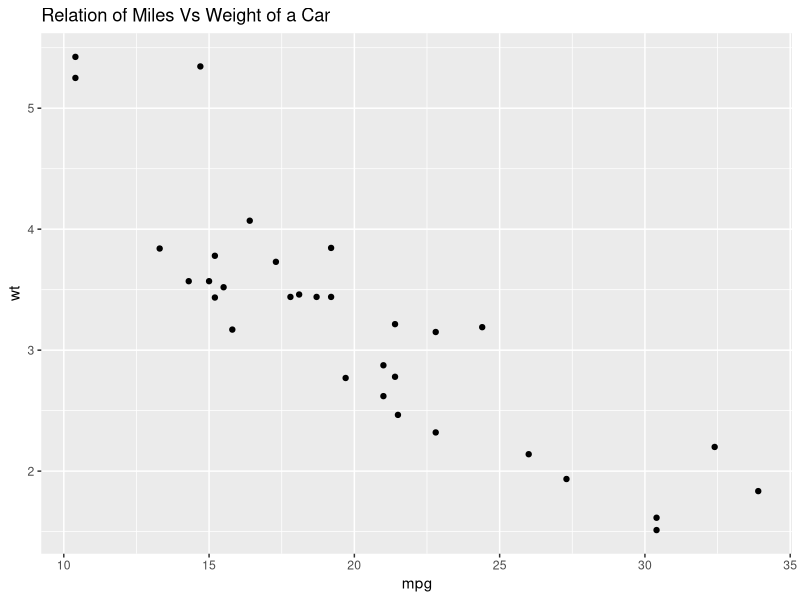
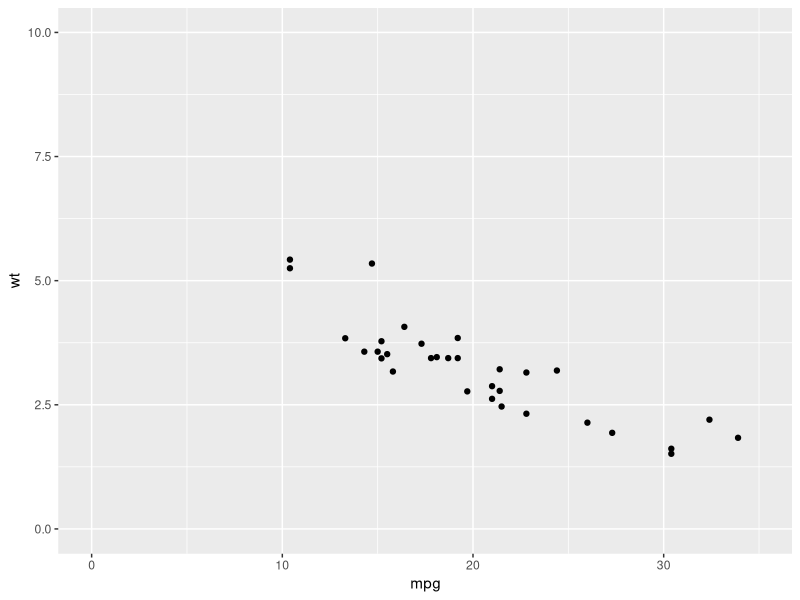
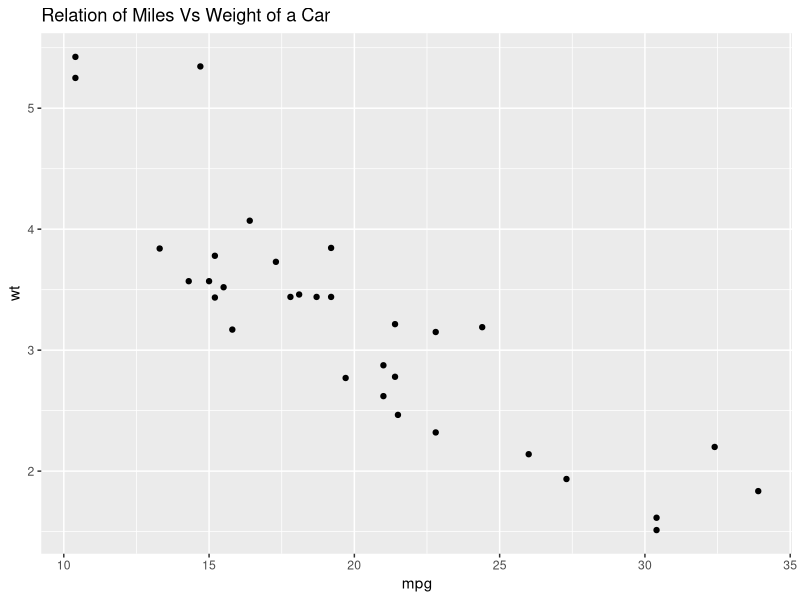
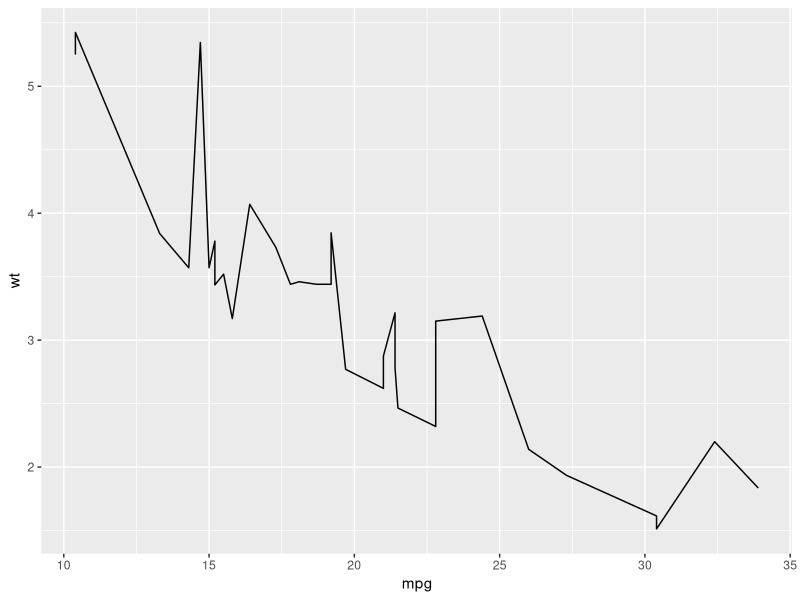
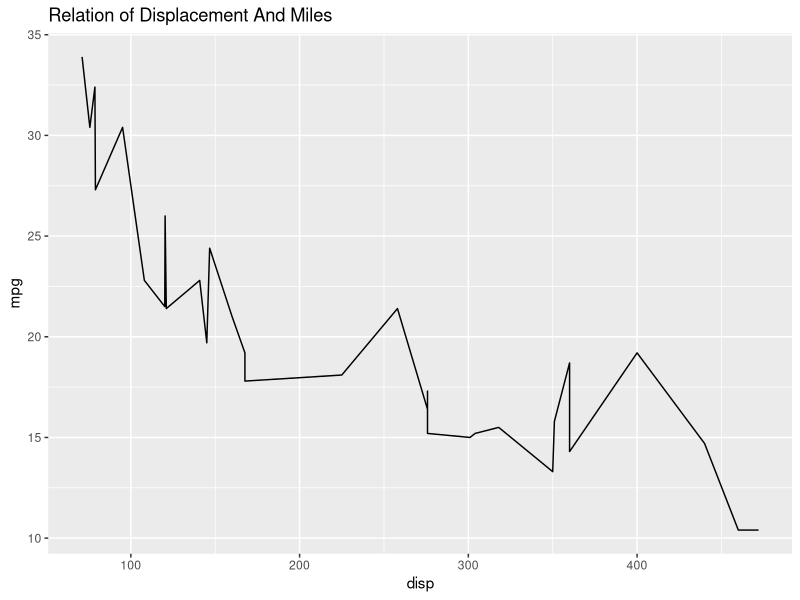
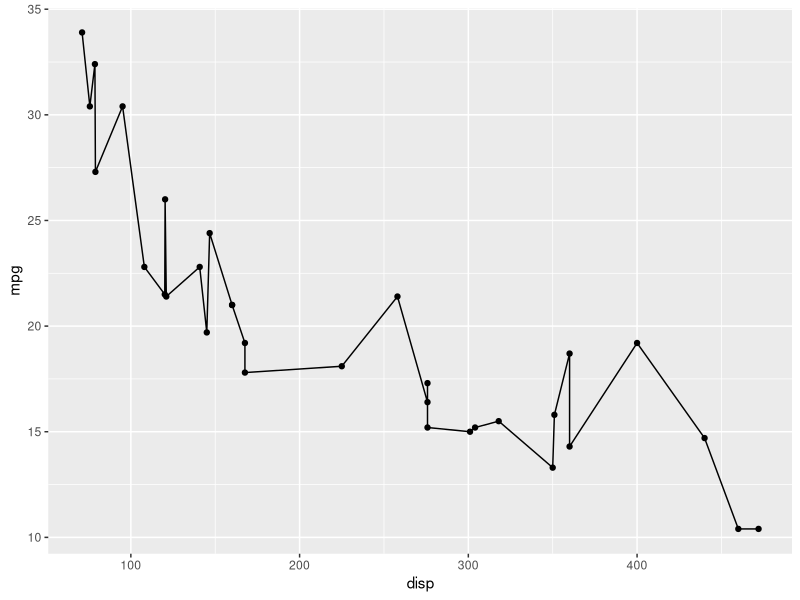
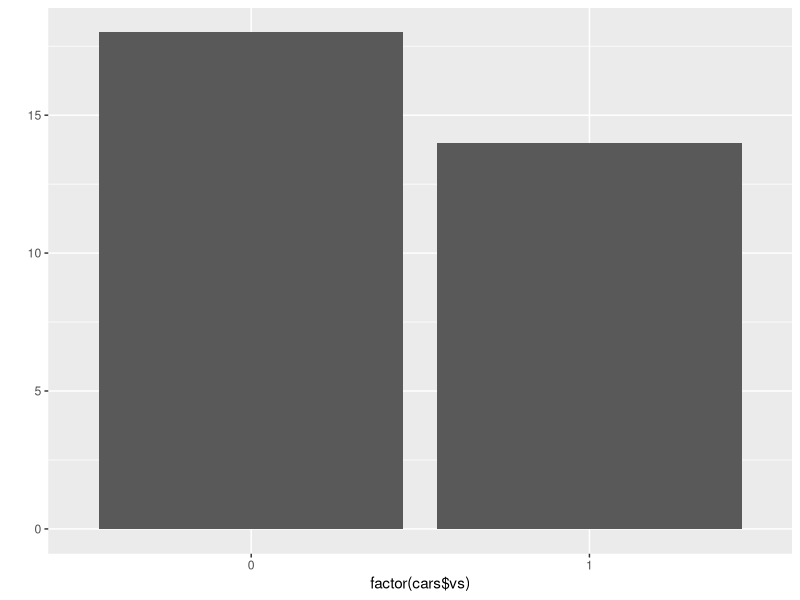
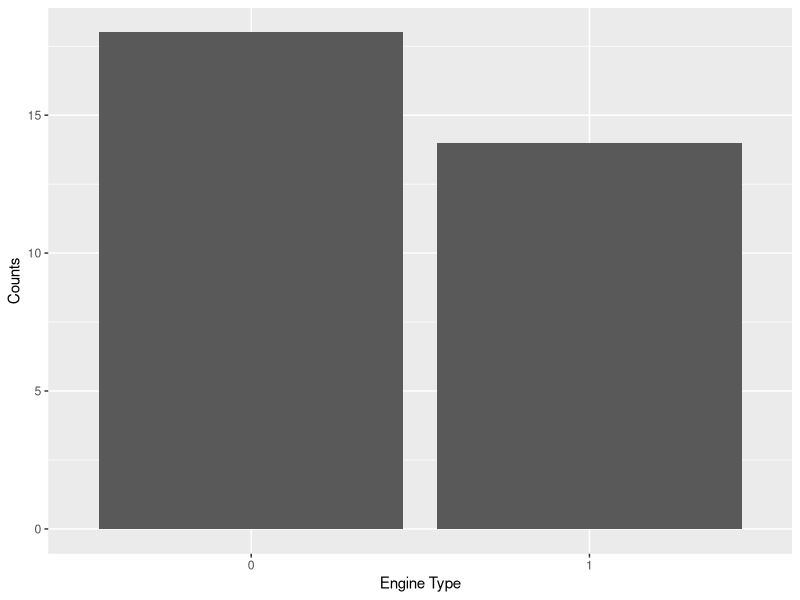

Source code (R) for these figures, in order:
###############################################
# GGPLOT2 VISUALIZATIONS
###############################################

# load required package(s)
library(tidyverse)

# Load the mtcars dataset built in R
cars <- mtcars
View(cars)

##############################################
# Scatter Plot with GGPLOT2
##############################################
# create a scatter plot using qplot() function
qplot(x = mpg, y = wt, data = cars, main = 'Relation of Miles Vs Weight of a Car')

# let both x-axis and y-axis start at 0
qplot(x = mpg, y = wt, data = cars, ylim = c(0,10), xlim = c(0,35))

# create a scatter plot using ggplot() function
ggplot(data = cars, mapping = aes(x=mpg, y=wt))+
  geom_point()+ # creates a scatter plot
  # add a title
  ggtitle('Relation of Miles Vs Weight of a Car')

##############################################
# Line Graph with GGPLOT2
##############################################
ggplot(data = cars, mapping = aes(x = mpg, y = wt))+
  geom_line() # creates a line graph

# line graph with a title
ggplot(data = cars, mapping = aes(x=disp, y=mpg))+
  geom_line()+
  ggtitle('Relation of Displacement And Miles')

# plotting both points and lines
ggplot(data = cars, mapping = aes(x=disp, y=mpg))+
  geom_line()+
  geom_point()

##############################################
# Bar Graph with GGPLOT2
##############################################
# bar graph is for factors/categories
# create a bar plot using qplot() function
qplot(factor(cars$vs))

qplot(as.factor(cars$vs), xlab='Engine Type', ylab='Counts')

# create a bar plot using ggplot() function
ggplot(cars, aes(factor(vs)))+
  geom_bar(fill=c('green', 'blue'))

##############################################
# Histogram with GGPLOT2
##############################################
# create a histogram using qplot() function
qplot(cars$disp)

# create a histogram using ggplot() function
ggplot(cars, aes(x=disp))+
  geom_histogram()

ggplot(cars, aes(x=disp))+
  # specify the number of bins to use
  geom_histogram(binwidth = 50)


##############################################
# Boxplot with GGPLOT2
##############################################

# create a boxplot using ggplot() function
ggplot(cars, aes(x=disp))+
  geom_boxplot(fill='blue')
